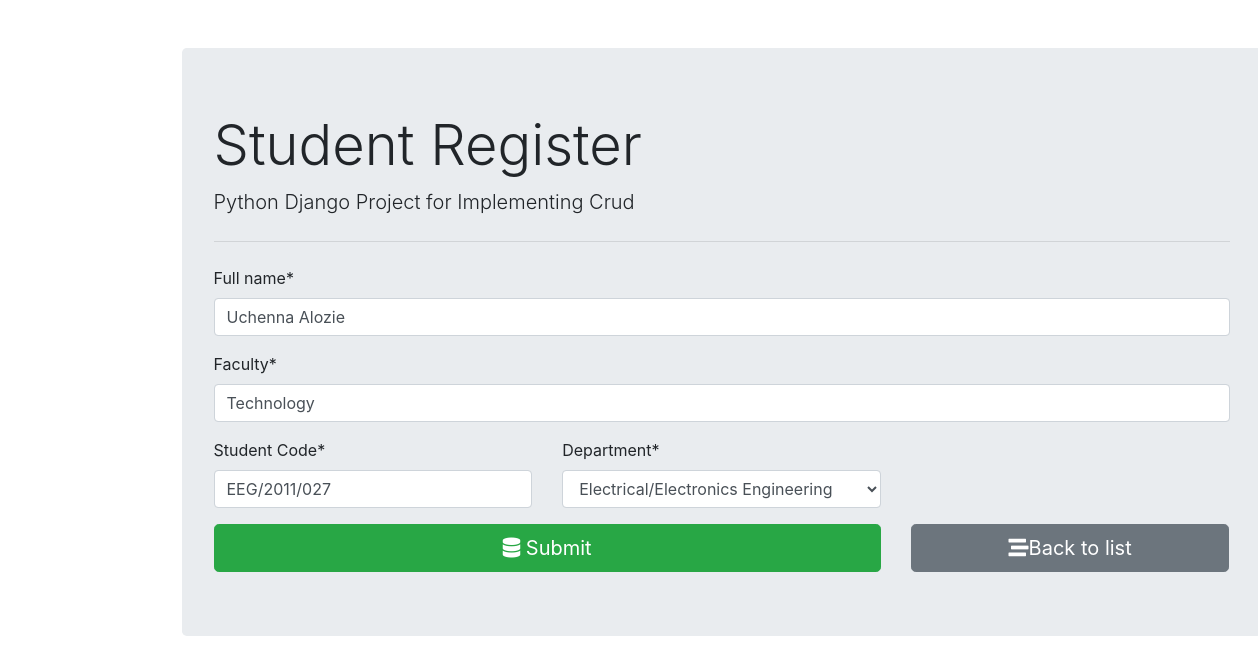
Page /7/ on the committed database.
### student_register/models.py (models this page shows)
class Student(models.Model):
    fullname = models.CharField(max_length=100)
    student_code = models.CharField(max_length=12)
    faculty = models.CharField(max_length=100)
    department = models.ForeignKey(Code, on_delete=models.PROTECT)

### student_register/views.py (the view, shortened to what this page needs)
# urls.py: path('', views.student_form, name='student_insert'),
def student_form(request, id=0):
    if request.method == "GET":
        if id==0:
            form = StudentForm()
        else:
            the_id = Student.objects.get(pk=id)
            form = StudentForm(instance=the_id)
        return render(request, "student_register/student_form.html", {'form' : form})

### student_register/forms.py
class StudentForm(forms.ModelForm):
    class Meta:
        model = Student
        fields = ("fullname", "faculty", "student_code", "department")
        labels = {
            'fullname': 'Full name',
            'student_code': 'Student Code'
        }
    def __init__(self, *args, **kwargs):
        super(StudentForm, self).__init__(*args, **kwargs)
        self.fields['department'].empty_label = "Select Department"

### student_register/models.py (called while the page is built)
    def __str__(self):
        return self.department_title

### student_register/templates/student_register/student_form.html (shortened to what this page needs)
{% extends "student_register/base.html" %}
{% load crispy_forms_tags %}
{% block content %}
<form action="" method="POST" autocomplete="off">
    {{ form.fullname|as_crispy_field }}
    {{ form.faculty|as_crispy_field }}
    <div class="row">
        <div class="col-md-4">
            {{ form.student_code|as_crispy_field }}
        </div>
        <div class="col-md-4">
            {{ form.department|as_crispy_field }}
        </div>
    </div>
    <div class="row">
        <div class="col-md-8">
            <button type="submit" class="btn btn-success  btn-block btn-lg">
                <i class="fas fa-database"></i> Submit
            </button>
        </div>
        <div class="col-md-4">
            <a href="{% url 'student_list' %}" class="btn btn-secondary btn-block btn-lg">
                <i class="fas fa-stream"></i>Back to list
            </a>
        </div>
    </div>
</form>
{% endblock content %}

### rows in the picture
Student: fullname "Uchenna Alozie", faculty "Technology", student_code "EEG/2011/027", department "Electrical/Electronics Engineering"
